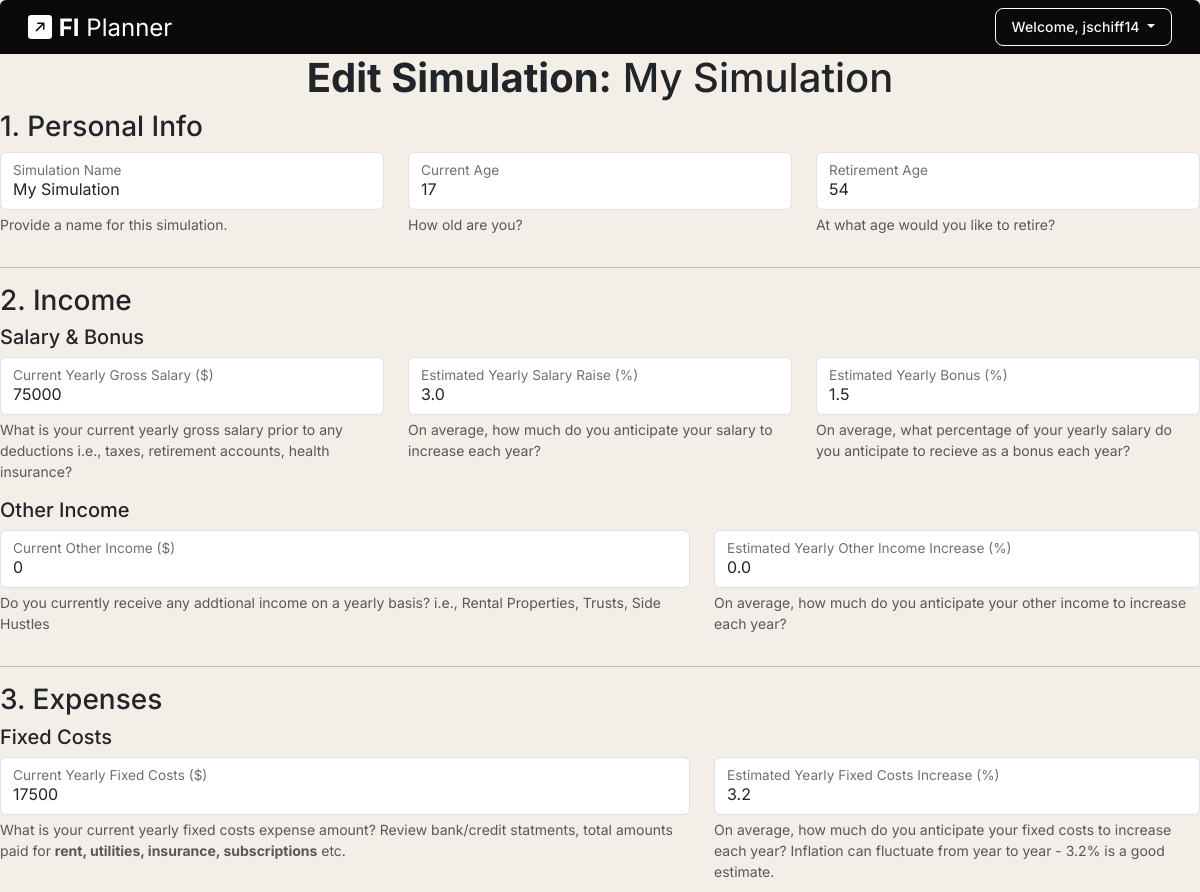
The app's page /editplan/0b526c0582ef429abe141977d571e20c (signed in, upper part), older data.
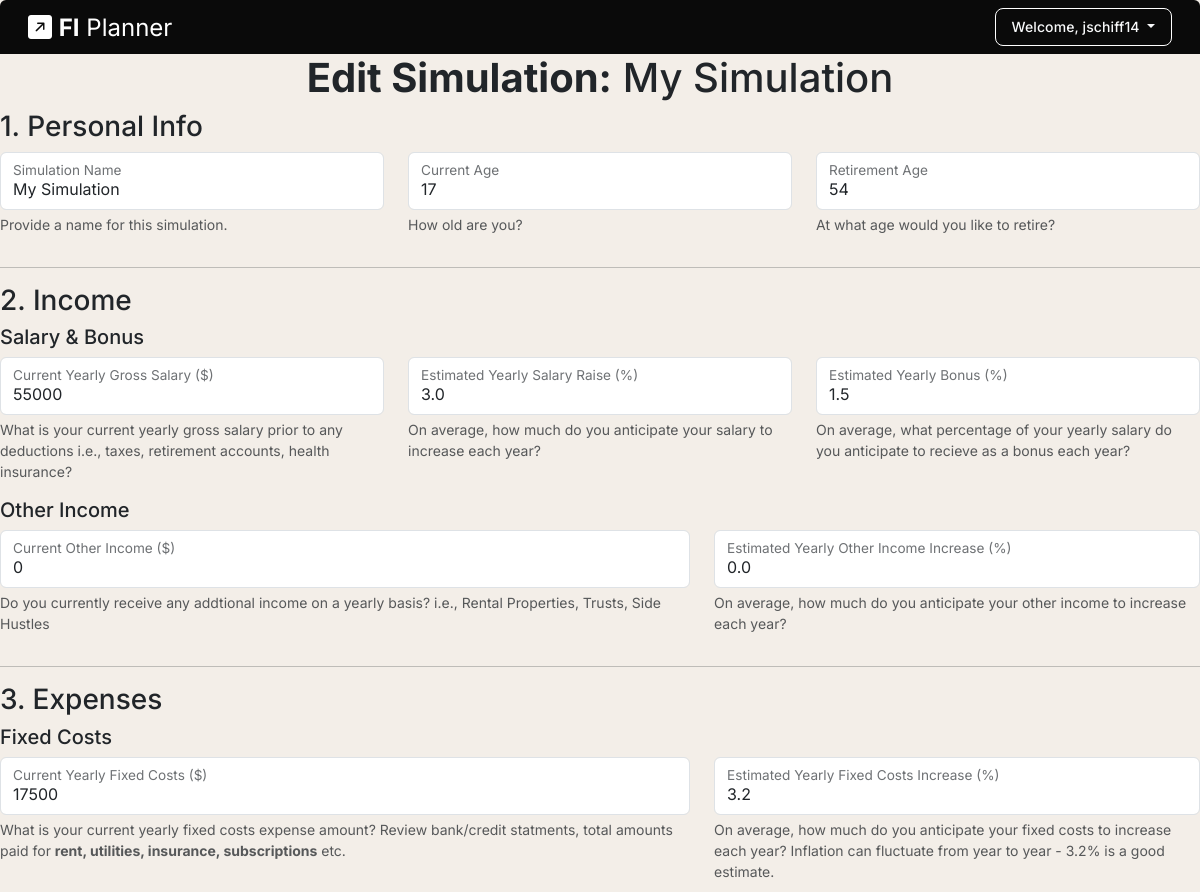
The same page, newer data.
### FIRE/models.py (models this page shows)
class Simulation(models.Model):
    id = models.UUIDField(primary_key=True, default=uuid.uuid4, editable=False)
    name = models.CharField(max_length=50)
    current_age = models.PositiveSmallIntegerField(validators=[MaxValueValidator(100), MinValueValidator(1)])
    estimated_retirement_age = models.PositiveSmallIntegerField(validators=[MaxValueValidator(101), MinValueValidator(2)])
    estimated_coastfire_age = models.PositiveSmallIntegerField(null=True, validators=[MaxValueValidator(100), MinValueValidator(1)])
    current_yearly_salary = models.PositiveBigIntegerField()
    estimated_salary_raise = models.FloatField()
    estimated_bonus = models.FloatField()
    current_yearly_other_income = models.PositiveSmallIntegerField()
    estimated_other_income_increase = models.FloatField()
    lumpsum_income_names = models.JSONField(null=True)
    estimated_lumpsum_income_amounts = models.JSONField(null=True)
    estimated_lumpsum_income_ages = models.JSONField(null=True)
    current_yearly_fixed_costs = models.PositiveBigIntegerField()
    estimated_fixed_costs_inflation = models.FloatField()
    fixed_cost_adjustment_names = models.JSONField(null=True,max_length=50)
    estimated_fixed_cost_adjustments = models.JSONField(null=True)
    estimated_fixed_cost_adjustment_ages = models.JSONField(null=True)
    current_yearly_variable_costs = models.PositiveBigIntegerField()
    estimated_variable_costs_inflation = models.FloatField()
    variable_cost_adjustment_names = models.JSONField(null=True,max_length=50)
    estimated_variable_cost_adjustments = models.JSONField(null=True)
    estimated_variable_cost_adjustment_ages = models.JSONField(null=True)
    current_yearly_health_insurance_cost = models.PositiveBigIntegerField()
    estimated_health_insurance_inflation = models.FloatField()
    lumpsum_expense_names = models.JSONField(null=True)
    estimated_lumpsum_expense_amounts = models.JSONField(null=True)
    estimated_lumpsum_expense_ages = models.JSONField(null=True)
    estimated_tax_rate = models.FloatField()
    estimated_tax_rate_step = models.FloatField()
    hsa_enrollment_opt_out = models.BooleanField(default=False)
    current_hsa_balance = models.PositiveBigIntegerField()
    current_hsa_yearly_contribution_limit = models.PositiveBigIntegerField()
    estimated_hsa_yearly_contribution_limit_step = models.PositiveBigIntegerField()
    esitmated_hsa_yearly_return = models.FloatField()
    current_401k_balance = models.PositiveBigIntegerField()
    current_401k_yearly_contribution_limit = models.PositiveBigIntegerField()
    estimated_401k_yearly_contribution_limit_step = models.PositiveBigIntegerField()
    current_401k_employer_contribution = models.FloatField()
    esitmated_401k_yearly_return = models.FloatField()
    current_ira_balance = models.PositiveBigIntegerField()
    current_ira_yearly_contribution_limit = models.PositiveBigIntegerField()
    estimated_ira_yearly_contribution_limit_step = models.PositiveBigIntegerField()
    esitmated_ira_yearly_return = models.FloatField()
    current_iba_balance = models.PositiveBigIntegerField()
    esitmated_iba_yearly_return = models.FloatField()
    asset_names = models.JSONField(null=True)
    current_asset_values = models.JSONField(null=True)
    estimated_asset_value_growths = models.JSONField(null=True)
    final_net_worth = models.CharField(max_length=25, null=True)
    created_at = models.DateTimeField(auto_now_add=True, null=True)
    updated_at = models.DateTimeField(auto_now=True, null=True)
    user = models.ForeignKey(User, on_delete=models.CASCADE, null=True)

### FIRE/views.py (the view, shortened to what this page needs)
# urls.py: path("editplan/<str:plan_id>", views.editplan, name="editplan"),
@login_required
def editplan(request, plan_id):
    plan = get_object_or_404(Simulation, pk=plan_id)
    if request.method == "GET":
        form = SimulationForm(instance=plan)
        return render(request, 'FIRE/editsimulation.html', {'simulation': plan, 'form' : form})

### FIRE/templates/FIRE/editsimulation.html (shortened to what the changed rows need)
{% extends 'FIRE/base.html' %}
{% block content %}
    <h1 class="text-center"><strong>Edit Simulation:</strong> {{ simulation.name }}</h1>
        <form method="POST">
    <h3 class="text">1. Personal Info</h3>
        <div class="row justify-content-start">
            <div class="col-4">
                <div class="form-floating mb-3">
                    <input type="text" class="form-control" id="name" name="name" placeholder="FIRE Simulation" value="{{ simulation.name }}" required>
                    <label for="name">Simulation Name</label>
                    <div id="nameHelp" class="form-text">Provide a name for this simulation.</div>
                </div>
            </div>
            <div class="col-4">
                <div class="form-floating mb-3">
                    <input type="number" class="form-control" id="current_age" name="current_age" min="1" max="100" value="{{ simulation.current_age }}" required>
                    <label for="current_age">Current Age</label>
                    <div id="current_ageHelp" class="form-text">How old are you?</div>
                </div>
            </div>
            <div class="col-4">
                <div class="form-floating mb-3">
                    <input type="number" class="form-control" id="estimated_retirement_age" name="estimated_retirement_age" min="2" max="101" value="{{ simulation.estimated_retirement_age }}" required>
                    <label for="estimated_retirement_age">Retirement Age</label>
                    <div id="estimated_retirement_ageHelp" class="form-text">At what age would you like to retire?</div>
                </div>
            </div>
        </div>
    <hr>
    <h3 class="text">2. Income</h3>
        <h5 class="text">Salary & Bonus</h5>
        <div class="row justify-content-start">
            <div class="col-4">
                <div class="form-floating mb-3">
                    <input type="number" class="form-control" id="current_yearly_salary" name="current_yearly_salary" min="1000" max="100000000" value="{{ simulation.current_yearly_salary }}" required>
                    <label for="current_yearly_salary">Current Yearly Gross Salary ($)</label>
                    <div id="current_yearly_salaryHelp" class="form-text">What is your current yearly gross salary prior to any deductions i.e., taxes, retirement accounts, health insurance?</div>
                </div>
            </div>
            <div class="col-4">
                <div class="form-floating mb-3">
                    <input type="number" class="form-control" id="estimated_salary_raise" name="estimated_salary_raise" min="0" max="99.9" value="{{ simulation.estimated_salary_raise }}" step=".1" required>
                    <label for="estimated_salary_raise">Estimated Yearly Salary Raise (%)</label>
                    <div id="estimated_salary_raiseHelp" class="form-text">On average, how much do you anticipate your salary to increase each year?</div>
                </div>
            </div>
            <div class="col-4">
                <div class="form-floating mb-3">
                    <input type="number" class="form-control" id="estimated_bonus" name="estimated_bonus" min="0" max="99.9" value="{{ simulation.estimated_bonus }}" step=".1" required>
                    <label for="estimated_bonus">Estimated Yearly Bonus (%)</label>
                    <div id="estimated_bonusHelp" class="form-text">On average, what percentage of your yearly salary do you anticipate to recieve as a bonus each year?</div>
                </div>
            </div>
        </div>
        <h5 class="text">Other Income</h5>
        <div class="row justify-content-start">
            <div class="col-7">
                <div class="form-floating mb-3">
                    <input type="number" class="form-control" id="current_yearly_other_income" name="current_yearly_other_income" min="0" max="100000000" value="{{ simulation.current_yearly_other_income }}" required>
                    <label for="current_yearly_other_income">Current Other Income ($)</label>
                    <div id="current_yearly_other_incomeHelp" class="form-text">Do you currently receive any addtional income on a yearly basis? i.e., Rental Properties, Trusts, Side Hustles</div>
                </div>
            </div>
            <div class="col-5">
                <div class="form-floating mb-3">
                    <input type="number" class="form-control" id="estimated_other_income_increase" name="estimated_other_income_increase" min="0" max="99.9" value="{{ simulation.estimated_other_income_increase }}" step=".1" required>
                    <label for="estimated_other_income_increase">Estimated Yearly Other Income Increase (%)</label>
                    <div id="estimated_other_income_increaseHelp" class="form-text">On average, how much do you anticipate your other income to increase each year?</div>
                </div>
            </div>
        </div>
    <hr>
    <h3 class="text">3. Expenses</h3>
        <h5 class="text">Fixed Costs</h5>
        <div class="row justify-content-start">
            <div class="col-7">
                <div class="form-floating mb-3">
                    <input type="number" class="form-control" id="current_yearly_fixed_costs" name="current_yearly_fixed_costs" min="1" max="100000000" value="{{ simulation.current_yearly_fixed_costs }}" required>
                    <label for="current_yearly_fixed_costs">Current Yearly Fixed Costs ($)</label>
                    <div id="current_yearly_fixed_costsHelp" class="form-text">What is your current yearly fixed costs expense amount? Review bank/credit statments, total amounts paid for <b>rent, utilities, insurance, subscriptions</b> etc.</div>
                </div>
            </div>
            <div class="col-5">
                <div class="form-floating mb-3">
                    <input type="number" class="form-control" id="estimated_fixed_costs_inflation" name="estimated_fixed_costs_inflation" min="0" max="99.9" value="{{ simulation.estimated_fixed_costs_inflation }}" step=".1" required>
                    <label for="estimated_fixed_costs_inflation">Estimated Yearly Fixed Costs Increase (%)</label>
                    <div id="estimated_fixed_costs_inflationHelp" class="form-text">On average, how much do you anticipate your fixed costs to increase each year? Inflation can fluctuate from year to year - 3.2% is a good estimate.</div>
                </div>
            </div>
        </div>
    </form>
{% endblock %}

Row changes from the older to the newer data that the page shows:
changed Simulation "My Simulation": current_yearly_salary "75000" → "55000"
